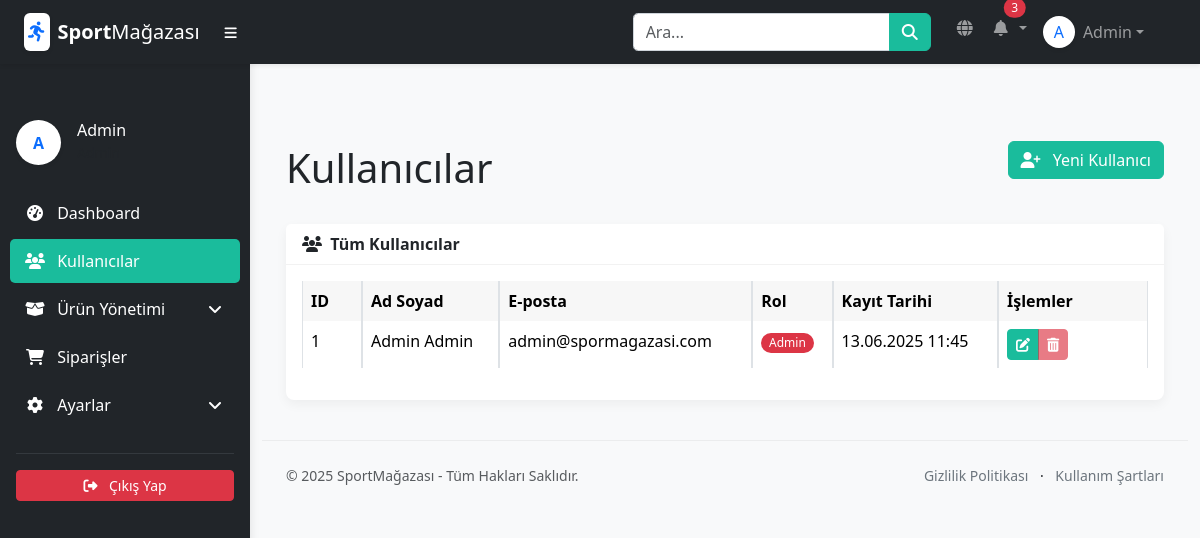
Page /admin/kullanicilar.php (signed in) on the committed database.
### tables this page shows
CREATE TABLE IF NOT EXISTS kullanicilar (
    id INT AUTO_INCREMENT PRIMARY KEY,
    ad VARCHAR(50) NOT NULL,
    soyad VARCHAR(50) NOT NULL,
    email VARCHAR(100) NOT NULL UNIQUE,
    sifre VARCHAR(255) NOT NULL,
    telefon VARCHAR(20),
    adres TEXT,
    rol ENUM('admin', 'kullanici') DEFAULT 'kullanici',
    kayit_tarihi TIMESTAMP DEFAULT CURRENT_TIMESTAMP
);

### admin/kullanicilar.php (the view, shortened to what this page needs)
<?php
require_once '../includes/functions.php';
$sorgu = $pdo->query("SELECT * FROM kullanicilar ORDER BY kayit_tarihi DESC");
$kullanicilar = $sorgu->fetchAll(PDO::FETCH_ASSOC);
$sayfa_basligi = "Kullanıcılar";
require_once 'templates/header.php';
?>
<div class="container-fluid px-4">
    <div class="d-flex justify-content-between align-items-center mb-4">
        <h1 class="mt-4"><?php echo $sayfa_basligi; ?></h1>
        <a href="kullanici-ekle.php" class="btn btn-primary">
            <i class="fas fa-user-plus me-2"></i> Yeni Kullanıcı
        </a>
    </div>
    <div class="card mb-4">
        <div class="card-header">
            <i class="fas fa-users me-1"></i> Tüm Kullanıcılar
        </div>
        <div class="card-body">
            <div class="table-responsive">
                <table class="table table-bordered table-hover" id="kullanicilarTable">
                    <thead>
                        <tr>
                            <th style="width: 60px">ID</th>
                            <th>Ad Soyad</th>
                            <th>E-posta</th>
                            <th>Rol</th>
                            <th>Kayıt Tarihi</th>
                            <th style="width: 150px">İşlemler</th>
                        </tr>
                    </thead>
                    <tbody>
                        <?php foreach ($kullanicilar as $kullanici): ?>
                            <tr>
                                <td><?php echo $kullanici['id']; ?></td>
                                <td><?php echo $kullanici['ad'] . ' ' . $kullanici['soyad']; ?></td>
                                <td><?php echo $kullanici['email']; ?></td>
                                <td>
                                    <?php if ($kullanici['rol'] === 'admin'): ?>
                                        <span class="badge bg-danger">Admin</span>
                                    <?php else: ?>
                                        <span class="badge bg-secondary">Kullanıcı</span>
                                    <?php endif; ?>
                                </td>
                                <td><?php echo date('d.m.Y H:i', strtotime($kullanici['kayit_tarihi'])); ?></td>
                                <td>
                                    <div class="btn-group btn-group-sm">
                                        <a href="kullanici-duzenle.php?id=<?php echo $kullanici['id']; ?>" class="btn btn-primary" title="Düzenle">
                                            <i class="fas fa-edit"></i>
                                        </a>
                                        <?php if ($kullanici['id'] != $_SESSION['kullanici_id'] && $kullanici['rol'] != 'admin'): ?>
                                            <a href="javascript:void(0);" onclick="silmeOnayi(<?php echo $kullanici['id']; ?>, '<?php echo addslashes($kullanici['ad'] . ' ' . $kullanici['soyad']); ?>')" class="btn btn-danger" title="Sil">
                                                <i class="fas fa-trash-alt"></i>
                                            </a>
                                        <?php else: ?>
                                            <button type="button" class="btn btn-danger" disabled title="Bu kullanıcı silinemez">
                                                <i class="fas fa-trash-alt"></i>
                                            </button>
                                        <?php endif; ?>
                                    </div>
                                </td>
                            </tr>
                        <?php endforeach; ?>
                    </tbody>
                </table>
            </div>
        </div>
    </div>
</div>
<?php require_once 'templates/footer.php'; ?>

### admin/templates/header.php (shortened to what this page needs)
<!DOCTYPE html>
<html lang="tr">
<head>
    <link href="https://cdn.jsdelivr.net/npm/bootstrap@5.3.2/dist/css/bootstrap.min.css" rel="stylesheet">
    <link rel="stylesheet" href="https://cdnjs.cloudflare.com/ajax/libs/font-awesome/6.5.1/css/all.min.css">
    <link href="https://cdn.datatables.net/2.0.0/css/dataTables.bootstrap5.min.css" rel="stylesheet" />
    <link href="https://cdn.jsdelivr.net/npm/summernote@0.8.20/dist/summernote-lite.min.css" rel="stylesheet">
    <link href="../admin/assets/css/admin.css" rel="stylesheet">
</head>
<body class="sb-nav-fixed">
    <nav class="navbar navbar-expand navbar-dark fixed-top bg-dark">
        <div class="container-fluid px-4">
            <a class="navbar-brand d-flex align-items-center" href="index.php">
                <div class="d-flex align-items-center">
                    <div class="brand-icon me-2 bg-white rounded p-1 shadow-sm">
                        <i class="fas fa-running text-primary"></i>
                    </div>
                    <div class="brand-text d-none d-sm-block">
                        <span class="fw-bold">Sport</span>Mağazası
                    </div>
                </div>
            </a>
            <button class="btn btn-link btn-sm me-auto me-lg-0 text-white" id="sidebarToggle" href="#!">
                <i class="fas fa-bars"></i>
            </button>
            <form class="d-none d-md-inline-block form-inline ms-auto me-0 me-md-3 my-2 my-md-0">
                <div class="input-group">
                    <input class="form-control" type="text" placeholder="Ara..." aria-label="Ara..." aria-describedby="btnNavbarSearch" />
                    <button class="btn btn-primary" id="btnNavbarSearch" type="button">
                        <i class="fas fa-search"></i>
                    </button>
                </div>
            </form>
            <ul class="navbar-nav ms-auto ms-md-0 me-3 me-lg-4">
                <li class="nav-item">
                    <a class="nav-link position-relative" href="../index.php" target="_blank" title="Siteyi Görüntüle" data-bs-toggle="tooltip" data-bs-placement="bottom">
                        <i class="fas fa-globe fa-fw"></i>
                    </a>
                </li>
                <li class="nav-item dropdown">
                    <a class="nav-link dropdown-toggle position-relative" id="navbarDropdown" href="#" role="button" data-bs-toggle="dropdown" aria-expanded="false">
                        <i class="fas fa-bell fa-fw"></i>
                        <span class="position-absolute top-0 start-75 translate-middle badge rounded-pill bg-danger">
                            3
                        </span>
                    </a>
                </li>
                <li class="nav-item dropdown">
                    <a class="nav-link dropdown-toggle d-flex align-items-center" id="userDropdown" href="#" role="button" data-bs-toggle="dropdown" aria-expanded="false">
                        <div class="avatar bg-white text-primary rounded-circle me-2 d-flex align-items-center justify-content-center shadow-sm" style="width: 32px; height: 32px;">
                            <?php echo mb_substr($_SESSION['kullanici_ad'], 0, 1); ?>
                        </div>
                        <span class="d-none d-lg-inline text-truncate" style="max-width: 120px;"><?php echo $_SESSION['kullanici_ad']; ?></span>
                    </a>
                </li>
            </ul>
        </div>
    </nav>
    <div class="d-flex wrapper">
        <div class="sidebar bg-dark" id="sidebar-wrapper">
            <div class="sidebar-sticky pt-5">
                <div class="px-3 mt-3 mb-4">
                    <div class="user-info d-flex align-items-center">
                        <div class="avatar bg-white text-primary rounded-circle me-3 d-flex align-items-center justify-content-center shadow-sm" style="width: 45px; height: 45px;">
                            <?php echo mb_substr($_SESSION['kullanici_ad'], 0, 1); ?>
                        </div>
                        <div class="user-details text-white">
                            <h6 class="mb-0"><?php echo $_SESSION['kullanici_ad']; ?></h6>
                            <span class="text-muted small">Admin</span>
                        </div>
                    </div>
                </div>
                <ul class="nav flex-column">
                    <li class="nav-item">
                        <a class="nav-link text-white" href="index.php">
                            <i class="fas fa-tachometer-alt me-2"></i> Dashboard
                        </a>
                    </li>
                    <li class="nav-item">
                        <a class="nav-link text-white" href="kullanicilar.php">
                            <i class="fas fa-users me-2"></i> Kullanıcılar
                        </a>
                    </li>
                                        <li class="nav-item">                        <a class="nav-link text-white collapsed" data-bs-toggle="collapse" href="#collapseUrunler" aria-expanded="false">                            <i class="fas fa-box-open me-2"></i>                            Ürün Yönetimi                            <i class="fas fa-angle-down ms-auto"></i>                        </a>                        </li>                                        <li class="nav-item">                        <a class="nav-link text-white" href="siparisler.php">                            <i class="fas fa-shopping-cart me-2"></i> Siparişler                        </a>                    </li>
                    <li class="nav-item">
                        <a class="nav-link text-white collapsed" data-bs-toggle="collapse" href="#collapseLayouts" aria-expanded="false">
                            <i class="fas fa-cog me-2"></i>
                            Ayarlar
                            <i class="fas fa-angle-down ms-auto"></i>
                        </a>
                    </li>
                </ul>
                <div class="mt-4 px-3">
                    <hr class="border-secondary">
                    <div class="d-grid gap-2">
                        <a href="../cikis.php" class="btn btn-danger btn-sm">
                            <i class="fas fa-sign-out-alt me-2"></i> Çıkış Yap
                        </a>
                    </div>
                </div>
            </div>
        </div>
        <div class="content-wrapper" id="page-content-wrapper">
            <div class="container-fluid">
                <main class="mt-5 py-3">
</body>
</html>

### admin/templates/footer.php (shortened to what this page needs)
                <footer class="py-4 bg-light mt-auto">
                    <div class="container-fluid px-4">
                        <div class="d-flex align-items-center justify-content-between small">
                            <div class="text-muted">
                                &copy; <?php echo date('Y'); ?> SportMağazası - Tüm Hakları Saklıdır.
                            </div>
                            <div>
                                <a href="#" class="text-decoration-none me-2 text-secondary">Gizlilik Politikası</a>
                                &middot;
                                <a href="#" class="text-decoration-none ms-2 text-secondary">Kullanım Şartları</a>
                            </div>
                        </div>
                    </div>
                </footer>
</body>
</html>

### admin/assets/css/admin.css (style rules this page uses)
:root { --primary-color: #2c3e50; --secondary-color: #1abc9c; --accent-color: #3498db; --danger-color: #e74c3c; --warning-color: #f39c12; --success-color: #2ecc71; --light-bg: #f8f9fa; --dark-bg: #212529; }
body { font-family: 'Segoe UI', Tahoma, Geneva, Verdana, sans-serif; overflow-x: hidden; background-color: #f8f9fa; padding-top: 56px; }
.wrapper { min-height: calc(100vh - 56px); }
.sidebar { width: 250px; min-height: calc(100vh - 56px); position: fixed; top: 56px; left: 0; z-index: 100; transition: all 0.3s; box-shadow: 0 0 10px rgba(0, 0, 0, 0.1); }
.sidebar-sticky { position: sticky; top: 0; height: calc(100vh - 56px); overflow-y: auto; }
.sidebar .nav-link { padding: 10px 15px; color: rgba(255, 255, 255, 0.8); border-radius: 5px; margin: 2px 10px; transition: all 0.3s; }
.sidebar .nav-link.active { color: white; background-color: var(--secondary-color); }
.sidebar .nav-link i { width: 20px; text-align: center; }
.sidebar .nav-link .fa-angle-down { float: right; margin-top: 5px; transition: transform 0.3s; }
.content-wrapper { width: calc(100% - 250px); margin-left: 250px; transition: all 0.3s; }
.navbar { box-shadow: 0 0.125rem 0.25rem rgba(0, 0, 0, 0.075); z-index: 1050; }
.card { border: none; border-radius: 0.5rem; box-shadow: 0 0.25rem 0.75rem rgba(0, 0, 0, 0.05); margin-bottom: 1.5rem; transition: all 0.3s; }
.card-header { background: white; border-bottom: 1px solid rgba(0,0,0,.05); font-weight: 600; }
.btn-primary { background-color: var(--secondary-color); border-color: var(--secondary-color); }
.table { border-collapse: separate; border-spacing: 0; }
.table th { font-weight: 600; background-color: rgba(0,0,0,.03); }
.form-control, .form-select { border-radius: 0.3rem; border: 1px solid #ced4da; }
.badge { font-weight: 500; border-radius: 50rem; padding: 0.35em 0.65em; }
.user-info .avatar { font-weight: bold; }
footer { background-color: var(--light-bg); border-top: 1px solid rgba(0,0,0,.05); margin-top: 2rem; }

### rows in the picture
kullanicilar: id "1", ad "Admin", soyad "Admin", email "admin@spormagazasi.com", rol "Admin", kayit_tarihi "13.06.2025 11:45"

### other values in the picture
mb_substr($_SESSION['kullanici_ad'], 0, 1) "A"
$_SESSION['kullanici_ad'] "Admin"
$sayfa_basligi "Kullanıcılar"
